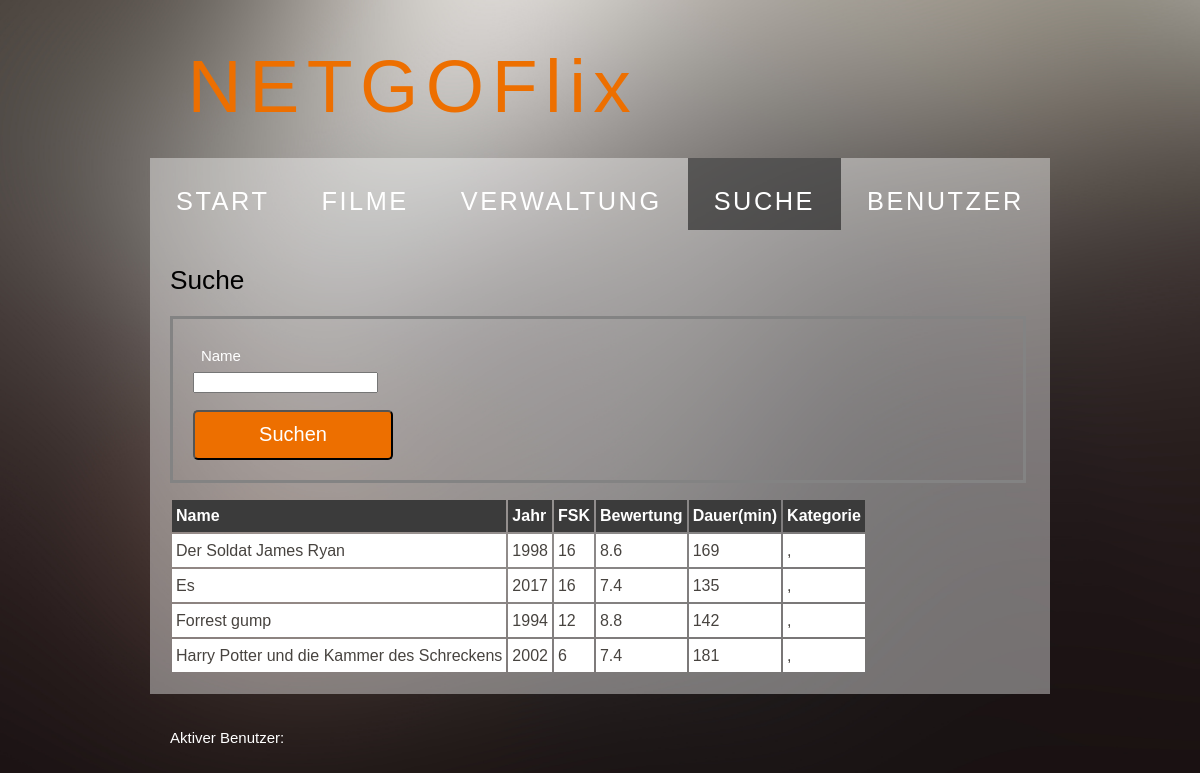
Screenshot of /search.php?name=Es with the database file from the repository.
### tables this page shows
CREATE TABLE `movies` (
  `id` int(11) NOT NULL,
  `name` varchar(255) NOT NULL,
  `year` int(11) DEFAULT NULL,
  `fsk` int(11) DEFAULT NULL,
  `rating` float DEFAULT NULL,
  `duration` int(11) DEFAULT NULL,
  `keyGenre1` int(11) DEFAULT NULL,
  `keyGenre2` int(11) DEFAULT NULL
);

### models/movie.php (called while the page is built, shortened)
<?php
class Movie
{
    private $conn;
    private $table = 'movies';
    public function __construct($db)
    {
        $this->conn = $db;
    }
    public function GetSearchByTitle($title)
    {
        $title = strtolower($title);
        $sql = "SELECT *
            FROM $this->table
            WHERE LOWER(name) LIKE '%$title%'
            ORDER BY name ASC";
        $stmt = $this->conn->prepare($sql);
        $stmt->execute();
        return $stmt;
    }
}
?>

### functions.php (the view, shortened to what this page needs)
<?php
require 'models/movie.php';
function CallApi($table, $method, $query=null, $post=null)
{
    $ch = curl_init();
    switch ($method)
    {
        case 'GET':
            $page = GET;
            break;
    }
    if(isset($query) && $method == 'GET')
        $query = '?'.$query;
    $data = curl_exec($ch);
    return json_decode($data, true);
}
function PrintMovies($data, $genre = null)
{
    $html = "<table id='$genre' style=\"display:inline;\">";
    $html.= "<th>Name</th><th>Jahr</th><th>FSK</th><th>Bewertung</th><th>Dauer(min)</th><th>Kategorie</th>";
    for($i=0; $i < count($data); $i++)
    {
        $html.= "<tr>";
        $html.= "<td>".$data[$i]['name']."</td>";
        $html.= "<td>".$data[$i]['year']."</td>";
        $html.= "<td>".$data[$i]['fsk']."</td>";
        $html.= "<td>".$data[$i]['rating']."</td>";
        $html.= "<td>".$data[$i]['duration']."</td>";
        $genre1 = CallApi('genre', 'GET', 'id='.$data[$i]['keyGenre1']);
        $g1 = $genre1['name'];
        $genre2 = CallApi('genre', 'GET', 'id='.$data[$i]['keyGenre2']);
        $g2 = $genre2['name'];
        $html.= "<td>".$g1.", ".$g2."</td>";
        $html.= "</tr>";
    }
    $html.= "</table><br>";
    return $html;
}
function Search($title)
{
    $database = new Database();
    $db = $database->connect();
    $movie = new Movie($db);
    $result = $movie->GetSearchByTitle($title);
    $count = $result->rowCount();
    if($count > 0)
    {
        $dataArr = array();
        while($row = $result->fetch(PDO::FETCH_ASSOC))
        {
            extract($row);
            $item = array(
                'id' => $id,
                'name' => utf8_encode($name),
                'year' => $year,
                'fsk' => $fsk,
                'rating' => $rating,
                'duration' => $duration,
                'keyGenre1' => $keyGenre1,
                'keyGenre2' => $keyGenre2
            );
            array_push($dataArr, $item);
        }
        return $dataArr;
    }
    else
    {
        return 'Keine Daten gefunden';
    }
}
?>

### search.php (shortened to what this page needs)
<html>
<head>
	<link rel="stylesheet" type="text/css" href="style/style.css" />
</head>
<body>
	<div id="main">
		<?php include "header.php" ?>
		<div id="menubar">
			<ul id="menu">
				<li><a href="index.php">Start</a></li>
				<li><a href="movies.php">Filme</a></li>
				<li><a href="edit.php">Verwaltung</a></li>
				<li  class="selected"><a href="search.php">Suche</a></li>
				<li><a href="users.php">Benutzer</a></li>
			</ul>
		</div>
		<div id="content">
			<h1>Suche</h1>
			<?php
			     include 'functions.php';
			     echo '<form name="search" action="search.php" method="POST">
                            <label for="name">Name</label><input type="text" name="name" id="name" required pattern="[a-zA-z0-9-_()]{3,}" oninvalid="this.setCustomValidity(\'mindestens 3 Zeichen\')" oninput="setCustomValidity(\'\')" /><br><br>
                            <input type="submit" name="form" value="Suchen"><br>
                       </form>';
			     if(isset($_REQUEST['name']))
			     {
			         $title = $_REQUEST['name'];
			         $data = Search($title);
			         if(is_array($data))
			             echo PrintMovies($data);
                     else
                         echo "<h1>$data</h1>";
			     }
			?>
		</div>
		<div id="footer">
			<?php include "footer.php" ?>
		</div>
	</div>
</body>
</html>

### header.php
<div id="header">
	<div id="logo">
		<div id="logo_text">
			<h1><a href="index.php">NETGOFlix</a></h1>
		</div>
	</div>
</div>

### footer.php
<?php
    $database = new Database();
    $db = $database->connect();
    $u = new User($db);
    $u->GetActiveUser();
    if(isset($u))
        echo "<p>Aktiver Benutzer: ".$u->name." ".$u->lastname."</p>";
    else
        echo "<p>Aktiver Benutzer: Keiner</p>";
?>

### style/style.css (style rules this page uses)
body { font: normal 15px 'trebuchet ms', arial, sans-serif; background: #F0EFE2 url(background.png) no-repeat; background-size: cover; color: #FFF; }
p { padding: 0 0 20px 0; }
h1, h2, h3, h4, h5, h6 { font: normal 175% 'century gothic', arial, sans-serif; color: #FFF; margin: 0 0 15px 0; padding: 15px 0 5px 0; }
h1 { color: #000; }
a, a:hover { outline: none; text-decoration: underline; color: #FFF; }
ul { margin: 2px 0 22px 17px; }
ul li { list-style-type: circle; margin: 0 0 6px 0; padding: 0 0 4px 5px; }
#main, #logo, #menubar, #site_content, #footer { margin-left: auto; margin-right: auto; }
#header { background: transparent; height: 150px; }
#logo { width: 825px; position: relative; height: 168px; }
#logo #logo_text { position: absolute; top: 20px; left: 0; }
#logo h1, #logo h2 { font: normal 500% 'century gothic', arial, sans-serif; border-bottom: 0; text-transform: none; margin: 0; }
#logo_text h1, #logo_text h1 a, #logo_text h1 a:hover { padding: 15px 0 0 0; color: #ED6F00; letter-spacing: 0.1em; text-decoration: none; }
#menubar { width: 900px; height: 72px; padding: 0; background: transparent url(transparent_light.png) repeat; }
ul#menu, ul#menu li { float: left; margin: 0; padding: 0; }
ul#menu li { list-style: none; }
ul#menu li a { letter-spacing: 0.1em; font: normal 169% arial, sans-serif; display: block; float: left; height: 37px; padding: 29px 26px 6px 26px; text-align: center; color: #FFF; text-transform: uppercase; text-decoration: none; background: transparent; }
ul#menu li a:hover, ul#menu li.selected a, ul#menu li.selected a:hover { color: #FFF; background: transparent url(transparent.png) repeat; }
#content { width: 856px; overflow: hidden; margin: 0 auto 0 auto; padding: 20px 24px 20px 20px; background: transparent url(transparent_light.png) repeat; text-align: left; }
#footer { width: 856px; overflow: hidden; margin: 0 auto 0 auto; padding: 20px 24px 20px 20px; text-align: left; }
table { margin: 10px 0 30px 0; }
table tr th, table tr td { background: #3B3B3B; color: #FFF; padding: 7px 4px; text-align: left; }
table tr td { background: #FFF; color: #47433F; border-top: 1px solid #FFF; }
label { display: block; padding: 1ex; }
form { padding: 20px; border: 3px solid #838383; }
input[type=submit] { height: 50px; width: 200px; padding:5px 15px; color:#FFF; font-size: 20px; background:#ED6F00; border:1 none; border-color: #000; cursor:pointer; border-radius: 5px; }

### rows the page displays
movies: name "Der Soldat James Ryan", year "1998", fsk "16", rating "8.6", duration "169"
movies: name "Es", year "2017", fsk "16", rating "7.4", duration "135"
movies: name "Forrest gump", year "1994", fsk "12", rating "8.8", duration "142"
movies: name "Harry Potter und die Kammer des Schreckens", year "2002", fsk "6", rating "7.4", duration "181"
